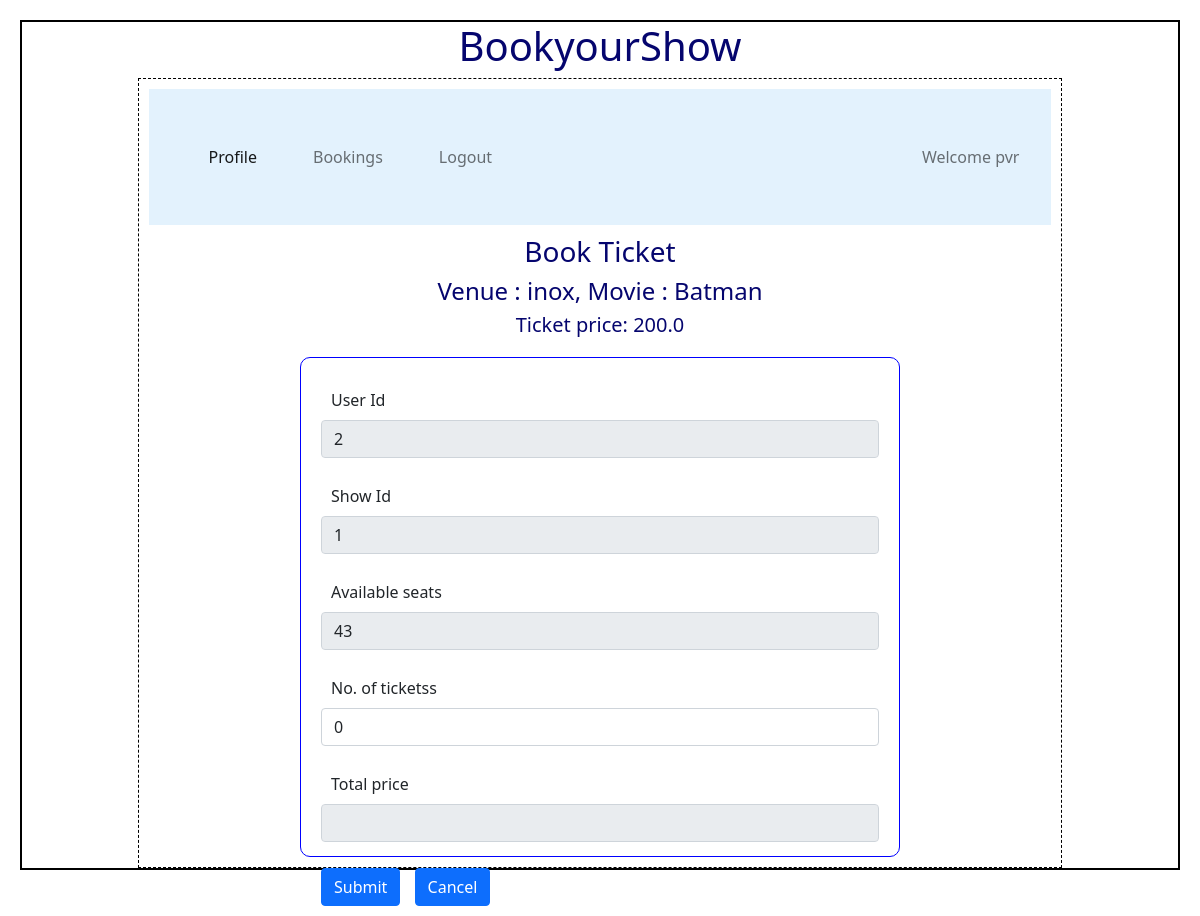
Page /book_ticket/2/1/pvr on the committed database.
### backend/models.py (models this page shows)
class Theatre(db.Model):
    __tablename__="theatre"
    id=db.Column(db.Integer,primary_key=True)
    name=db.Column(db.String,nullable=False)
    location=db.Column(db.String,nullable=False)
    pin_code=db.Column(db.Integer,nullable=False)
    capacity=db.Column(db.Integer,nullable=False)
    shows = db.relationship("Show" , cascade = "all,delete" , backref = "theatre" , lazy = True)

class Show(db.Model):
    __tablename__="show"
    id=db.Column(db.Integer,primary_key=True)
    name=db.Column(db.String,nullable=False)
    tags=db.Column(db.String,nullable=False)
    rating=db.Column(db.Integer,default=0)
    tkt_price=db.Column(db.Float,default=0.0)
    date_time=db.Column(db.DateTime,nullable=False)
    theatre_id=db.Column(db.Integer, db.ForeignKey("theatre.id"),nullable=False)
    tickets=db.relationship("Ticket",cascade="all,delete",backref="show",lazy=True)

### backend/controllers.py (the view)
@app.route("/book_ticket/<uid>/<sid>/<name>",methods=["GET","POST"])
def book_ticket(uid,sid,name):
    if request.method=="POST":
        no_of_tickets=request.form.get("no_of_tickets")
        new_ticket=Ticket(no_of_tickets=no_of_tickets,sl_nos="",user_id=uid,show_id=sid)
        db.session.add(new_ticket)
        db.session.commit()
        return redirect(url_for("user_dashboard",id=uid,name=name))
    show=Show.query.filter_by(id=sid).first()
    theatre=Theatre.query.filter_by(id=show.theatre_id).first()
    available_seats=theatre.capacity
    book_tickets=Ticket.query.with_entities(func.sum(Ticket.no_of_tickets)).group_by(Ticket.show_id).filter_by(show_id=sid).first()
    if book_tickets:
        available_seats -=book_tickets[0]
    return render_template("book_ticket.html",uid=uid,sid=sid,name=name,tname=theatre.name,sname=show.name,available_seats=available_seats,tktprice=show.tkt_price)

### templates/book_ticket.html (shortened to what this page needs)
{%extends "user_layout.html"%}
{%block content%}
                <div class="center"><h3>Book Ticket</h3></div>
                <div class="center"><h4>Venue : {{tname}}, Movie : {{sname}} </h4></div>
                <div class="center"><h5>Ticket price: {{tktprice}}</h5></div>
                <form action="/book_ticket/{{uid}}/{{sid}}/{{name}}" method="POST">
                <div class="input_form">
                    <div class="mb-3">
                        <label for="name" class="form-label">User Id</label>
                        <input type="text" class="form-control" name="uid" id="uid" value="{{uid}}" readonly>
                    </div>
                    <div class="mb-3">
                        <label for="name" class="form-label">Show Id</label>
                        <input type="text" class="form-control" name="sid" id="sid" value="{{sid}}" readonly>
                    </div>
                    <div class="mb-3">
                        <label for="name" class="form-label">Available seats</label>
                        <input type="text" class="form-control" name="available_seats" id="available_seats" value="{{available_seats}}" readonly>
                    </div>
                    {%if available_seats == 0%}
                        <div class="mb-3">
                            <label for="name" class="form-label">No seats are available!!</label>
                        </div>
                    {%else%}
                        <div class="mb-3">
                            <label for="name" class="form-label">No. of ticketss</label>
                            <input type="text" class="form-control" name="no_of_tickets" id="no_of_tickets" value="0" onblur="calculateTotalPrice('{{tktprice}}')">
                        </div>
                    {%endif%}
                    <div class="mb-3">
                        <label for="name" class="form-label">Total price</label>
                        <input type="text" class="form-control" name="total_price" id="total_price" readonly>
                    </div>
                    <div class="mb-3">
                        <button type="submit" class="btn btn-primary">Submit</button>
                        <a href="/user/{{name}}" type="button" class="btn btn-primary">Cancel</a>
                    </div>
                </div>
                </form>
{%endblock%}

### static/styles/main.css (style rules this page uses)
* { margin: 10px; }
.input_form { border: 1px solid blue; width: 600px; height: 500px; margin: auto; margin-top: 20px; padding: 10px; border-radius: 10px; font-size: 16px; text-align: justify; }
.center { text-align: center; margin: auto; color: rgb(5,5,110) }

### rows in the picture
Theatre: name "inox"
Show: name "Batman", tkt_price "200.0"

### other values in the picture
{{ name }} "pvr"
